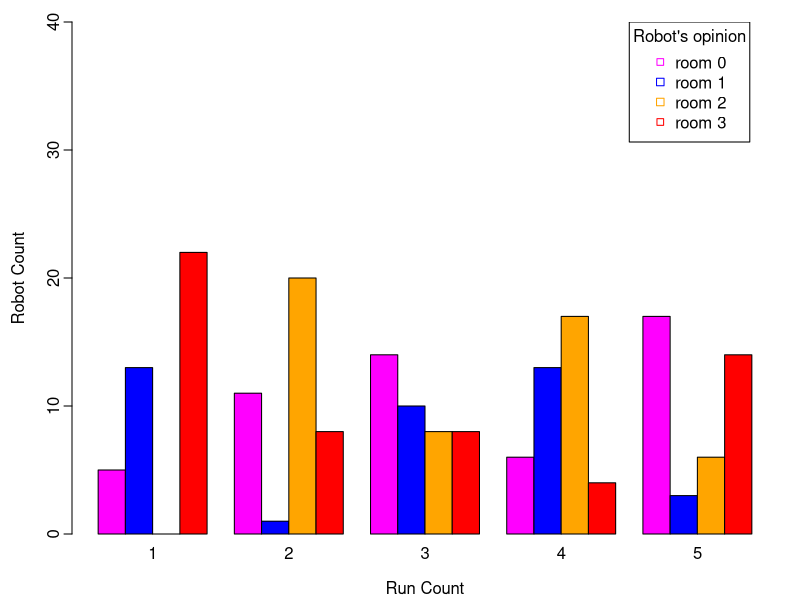

Source code (R):
A <- matrix(c(5, 13, 0, 22,
              11, 1, 20, 8,
              14, 10, 8, 8,
              6, 13, 17, 4,
              17, 3, 6, 14),
            nrow=4, ncol=5)
pdf("exp9.pdf", width=16/2.54, height=10/2.54,
    pointsize=10)
par(mgp=c(2.2,0.45,0), tcl=-0.4, mar=c(3.3,3.6,1.1,1.1))

barplot(A,
        names.arg=c(1, 2, 3, 4, 5),
        xlab="Run Count",
        ylab="Robot Count",
        col=c("magenta", "blue", "orange", "red"),
        beside=TRUE,
        ylim=c(0,40)
        )
legend(x=20.5, y=40,
       c("room 0", "room 1", "room 2", "room 3"),
       cex=1,
       title="Robot's opinion",
       col=c("magenta", "blue", "orange", "red"),
       pch=c(22,0,0)
       )
dev.off()
